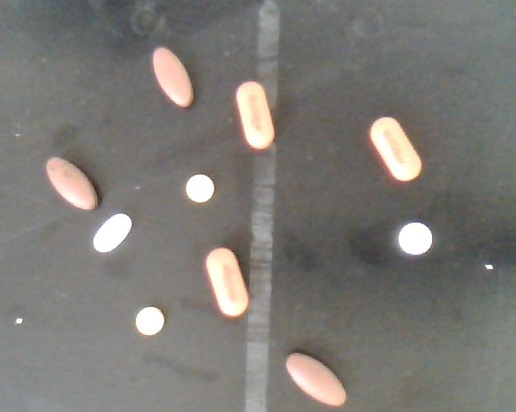
#> input picture pic1.jpg, 516 x 412 px
$ python -i 'detect (2).py'   (imports and definitions only)
#> lines starting #> are read from the running program, lines starting #| are printed output that depends on the picture; after the words box and inside, x2 and y2 are one past the last pixel; in counts of white or black regions, pixels touching at a corner belong together
#### file detect
from imutils import contours
import numpy as np
import imutils
import cv2
import cv2 as cv
def Crush(image) :


#> called with image = 'pic1.jpg'
    img = cv2.imread(image)
#> img is the input picture: shape (412, 516, 3); mean B, G, R 117.1, 121.8, 124

    #dst = cv2.fastNlMeansDenoisingColored(img, None, 15, 8, 5, 12)
    src = cv.GaussianBlur(img, (9 ,9 ), 0)

    # gray = cv.cvtColor(src, cv.COLOR_BGR2GRAY)


    gray = cv2.Canny(src, 35,188)
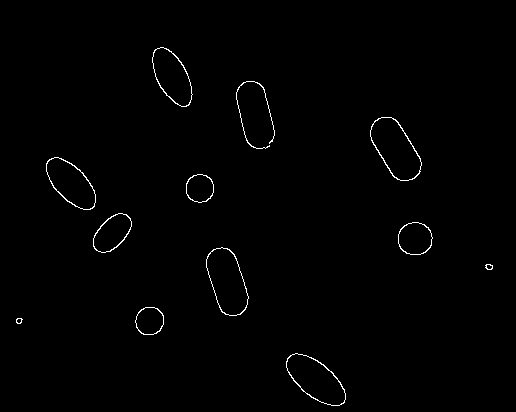
#> gray: shape (412, 516); 0.78% white in thin lines or dots, all inside (x1, y1, x2, y2) = (16, 47, 493, 406)
    edged = cv2.dilate(gray, None, iterations=1)
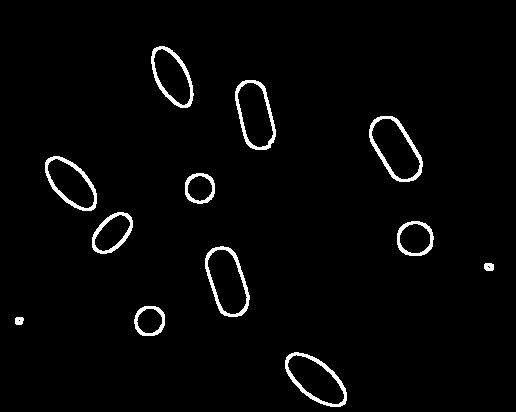
#> edged: shape (412, 516); 2.5% white; 12 white regions, largest, box (x1, y1, x2, y2) and area: (369, 116, 423, 182) 674, (285, 352, 347, 407) 645, (205, 246, 250, 317) 627
    edged = cv2.erode(edged, None, iterations=1)
    # find contours in the edge map
    cnts = cv2.findContours(edged.copy(), cv2.RETR_EXTERNAL, cv2.CHAIN_APPROX_SIMPLE)
#> cnts = 12 contours; largest, box (x1, y1, x2, y2) and area: (370, 117, 422, 181) 2009, (206, 247, 249, 316) 1935, (286, 353, 346, 406) 1824, (236, 81, 275, 149) 1820, (46, 157, 96, 210) 1558
    cnts = imutils.grab_contours(cnts)
    # sort the contours from left-to-right and initialize the
    (cnts, _) = contours.sort_contours(cnts)
    m = list(np.arange(len(cnts)))
#> m = [0, 1, 2, 3, 4, 5, 6, 7, 8, 9, 10, 11]
    print(m)
#| [0, 1, 2, 3, 4, 5, 6, 7, 8, 9, 10, 11]
    m_copy = m.copy()
#> m_copy = [0, 1, 2, 3, 4, 5, 6, 7, 8, 9, 10, 11]
    n = []
    listOI = []
    m3 = 0
    for c in m:
        if c in n:
            continue
        if cv2.contourArea(cnts[c]) < 100:
            if c in m_copy:
                m_copy.remove(c)
            continue
        mask_c = np.zeros(gray.shape, dtype="uint8")
        cv2.drawContours(mask_c, cnts, c, (255, 255, 255), -1)
        img_c = cv2.bitwise_and(img, img, mask=mask_c)
        for j in m:
            if (j is c) or (j in n):
                continue
            if cv2.contourArea(cnts[j]) < 100:
                if j in m_copy:
                    m_copy.remove(j)
                continue
            mask = np.zeros(gray.shape, dtype="uint8")
            cv2.drawContours(mask, cnts, j, 255, -1)
            (x, y, w, h) = cv2.boundingRect(cnts[j])
            imageROI = img[y:y + h, x:x + w]
            maskROI = mask[y:y + h, x:x + w]
            imageROI = cv2.bitwise_and(imageROI, imageROI, mask=maskROI)
            # compare imageROI_c  vs rotated
            for angle in np.arange(240, 360, 6):
                template = imutils.rotate_bound(imageROI, angle)
                # cv2.imshow('1', template)
                # cv2.imshow('2', img_c)
                # cv2.waitKey(100)
                template = cv2.cvtColor(template, cv2.COLOR_BGR2GRAY)
                img_gray = cv2.cvtColor(img_c, cv2.COLOR_BGR2GRAY)
                res = cv2.matchTemplate(img_gray, template, cv2.TM_CCOEFF_NORMED)
                threshold = 0.92
                loc = np.where(res >= threshold)
                # Remove object
                k = np.array(loc)
                m1 = k.shape
                if m1 != (2, 0):
                    n.append(j)
                    if j in m_copy:
                        m_copy.remove(j)
                    break
#> this loop made 12 passes
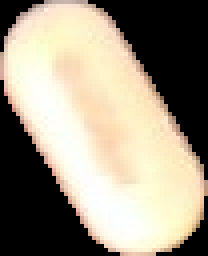
#> imageROI: shape (64, 52, 3) (shown 4 times larger); mean B, G, R 128.6, 146.2, 155.5
#> mask: shape (412, 516); 0.98% white; 1 white region, box (x1, y1, x2, y2) and area: (370, 117, 422, 181) 2088
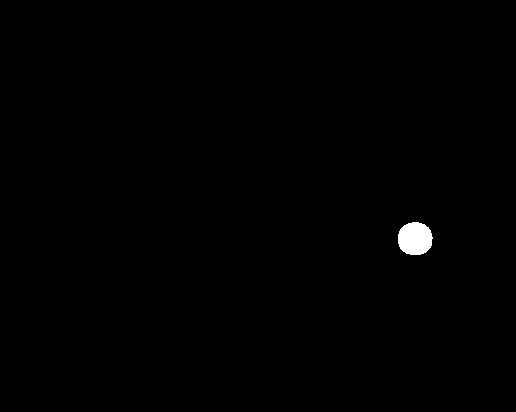
#> mask_c: shape (412, 516); 0.44% white; 1 white region, box (x1, y1, x2, y2) and area: (398, 222, 433, 255) 928
#> after the loop, m_copy = [2, 3, 8, 9, 10]; n = [4, 5, 7, 1, 6]
  ### xóa thuốc giống nhau
    for a in n:
        for b in n:
            if b == a:
                n.remove(b)
#> this loop made 3 passes
#> a on passes 1 to 3: 4, 7, 6
#> after the loop, n = [5, 1]
    mask_orig = np.zeros(gray.shape, dtype="uint8")
    for k in m_copy:
        cv2.drawContours(mask_orig, cnts, k, (255, 255, 255), -1)
#> this loop made 5 passes
#> k on passes 1 to 5: 2, 3, 8, 9, 10
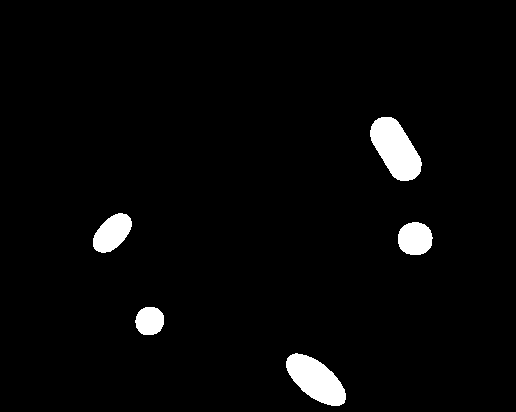
#> mask_orig: shape (412, 516); 3.1% white; 5 white regions, box (x1, y1, x2, y2) and area: (370, 117, 422, 181) 2088, (286, 353, 346, 406) 1900, (93, 213, 132, 253) 1036, (398, 222, 433, 255) 928, (135, 307, 164, 335) 659
    img_orig = cv2.bitwise_and(img, img, mask=mask_orig)
    for i in m_copy :
        mask_orig = np.zeros(gray.shape, dtype="uint8")
        cv2.drawContours(mask_orig, cnts, i, 255, -1)
        (x2, y2, w2, h2) = cv2.boundingRect(cnts[i])
        imageROI_orig = img[y2:y2 + h2, x2:x2 + w2]
        maskROI_orig = mask_orig[y2:y2 + h2, x2:x2 + w2]
        imageROI_orig = cv2.bitwise_and(imageROI_orig, imageROI_orig, mask=maskROI_orig)
        listOI.append(imageROI_orig)
#> this loop made 5 passes
#> (i, x2, y2, w2, h2) on passes 1 to 5: (2, 93, 213, 39, 40), (3, 135, 307, 29, 28), (8, 286, 353, 60, 53), (9, 370, 117, 52, 64), (10, 398, 222, 35, 33)
#> pass 1, in Crush, `imageROI_orig = cv2.bitwise_and(imageROI_orig, imageROI_orig, mask=mas..`:
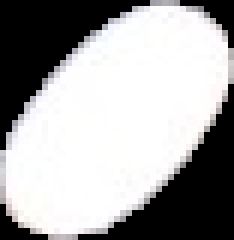
#> imageROI_orig: shape (40, 39, 3) (shown 6 times larger); mean B, G, R 163.7, 163.2, 163.8
#> pass 2, in Crush, `imageROI_orig = img[y2:y2 + h2, x2:x2 + w2]`:
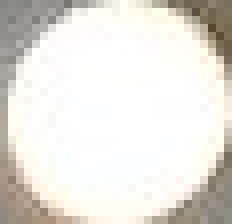
#> imageROI_orig: shape (28, 29, 3) (shown 8 times larger); mean B, G, R 220.4, 226.5, 229.6
#> after the loop, listOI = 5 items
    return img_orig,listOI,cnts

>>> result = Crush('pic1.jpg')
